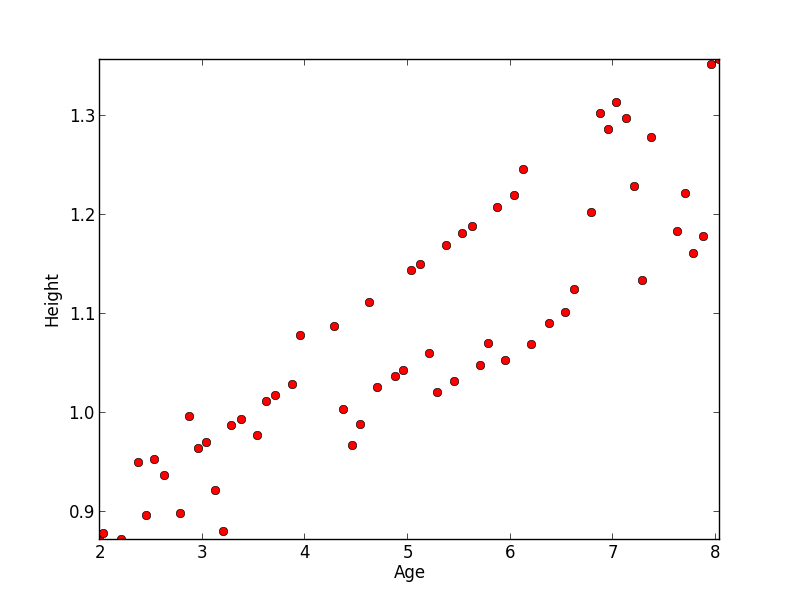

This chart was generated by the following Python code:
import numpy as np
import matplotlib.pyplot as plt 

data = np.loadtxt(open("girls_train.csv","rb"),delimiter=",")
transposed = np.transpose(data)

axes = [min(transposed[0]), max(transposed[0]), min(transposed[1]), max(transposed[1])]

plt.plot(transposed[0], transposed[1], 'ro')
plt.axis(axes)
plt.xlabel('Age')
plt.ylabel('Height')
plt.show()
